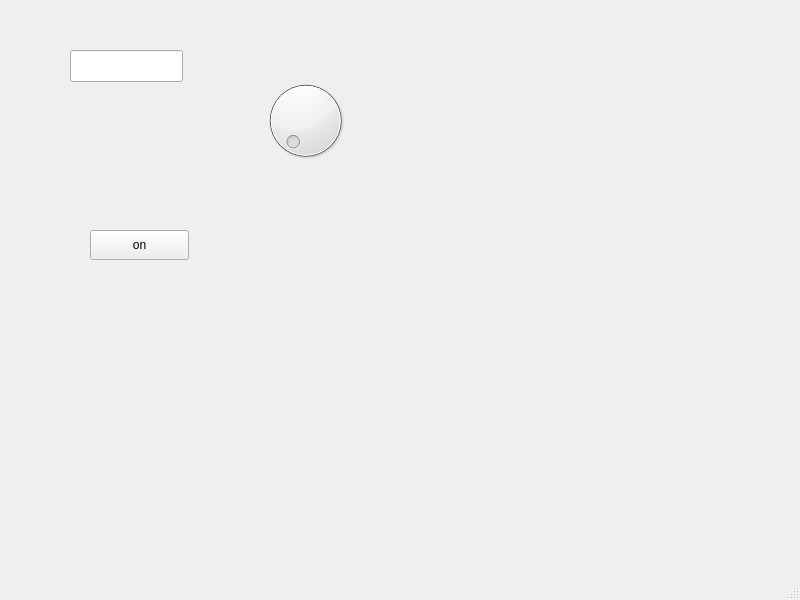
<?xml version="1.0" encoding="UTF-8"?>
<ui version="4.0">
 <class>MainWindow</class>
 <widget class="QMainWindow" name="MainWindow">
  <property name="geometry">
   <rect>
    <x>0</x>
    <y>0</y>
    <width>800</width>
    <height>600</height>
   </rect>
  </property>
  <property name="windowTitle">
   <string>MainWindow</string>
  </property>
  <widget class="QWidget" name="centralwidget">
   <widget class="QLineEdit" name="lineTxtBox">
    <property name="geometry">
     <rect>
      <x>70</x>
      <y>50</y>
      <width>113</width>
      <height>32</height>
     </rect>
    </property>
   </widget>
   <widget class="QPushButton" name="pushButton">
    <property name="geometry">
     <rect>
      <x>90</x>
      <y>230</y>
      <width>99</width>
      <height>30</height>
     </rect>
    </property>
    <property name="text">
     <string>on</string>
    </property>
   </widget>
   <widget class="QDial" name="dial">
    <property name="geometry">
     <rect>
      <x>260</x>
      <y>70</y>
      <width>91</width>
      <height>101</height>
     </rect>
    </property>
   </widget>
  </widget>
  <widget class="QMenuBar" name="menubar">
   <property name="geometry">
    <rect>
     <x>0</x>
     <y>0</y>
     <width>800</width>
     <height>28</height>
    </rect>
   </property>
  </widget>
  <widget class="QStatusBar" name="statusbar"/>
 </widget>
 <resources/>
 <connections/>
</ui>
